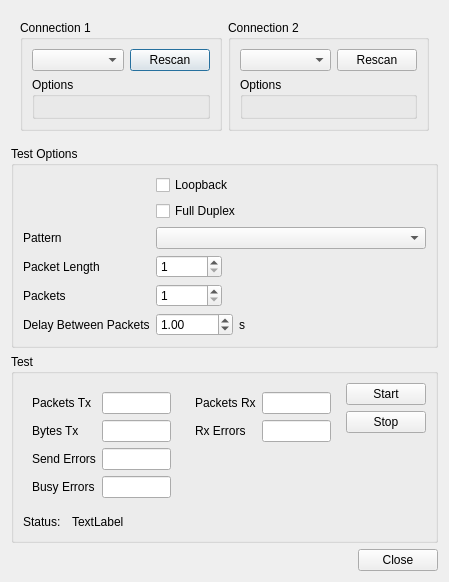
<?xml version="1.0" encoding="UTF-8"?>
<ui version="4.0">
 <class>Form_ComTest</class>
 <widget class="QDialog" name="Form_ComTest">
  <property name="geometry">
   <rect>
    <x>0</x>
    <y>0</y>
    <width>449</width>
    <height>582</height>
   </rect>
  </property>
  <property name="windowTitle">
   <string>Com Test</string>
  </property>
  <layout class="QVBoxLayout" name="verticalLayout_5">
   <item>
    <widget class="QWidget" name="widget_2" native="true">
     <layout class="QHBoxLayout" name="horizontalLayout_3">
      <item>
       <widget class="QGroupBox" name="groupBox">
        <property name="sizePolicy">
         <sizepolicy hsizetype="Expanding" vsizetype="Preferred">
          <horstretch>0</horstretch>
          <verstretch>0</verstretch>
         </sizepolicy>
        </property>
        <property name="title">
         <string>Connection 1</string>
        </property>
        <layout class="QVBoxLayout" name="verticalLayout">
         <item>
          <widget class="QWidget" name="widget" native="true">
           <layout class="QHBoxLayout" name="horizontalLayout">
            <property name="leftMargin">
             <number>0</number>
            </property>
            <property name="topMargin">
             <number>0</number>
            </property>
            <property name="rightMargin">
             <number>0</number>
            </property>
            <property name="bottomMargin">
             <number>0</number>
            </property>
            <item>
             <widget class="QComboBox" name="ConnectionList1_comboBox"/>
            </item>
            <item>
             <widget class="QPushButton" name="Rescan1_pushButton">
              <property name="sizePolicy">
               <sizepolicy hsizetype="Maximum" vsizetype="Fixed">
                <horstretch>0</horstretch>
                <verstretch>0</verstretch>
               </sizepolicy>
              </property>
              <property name="toolTip">
               <string>Scan for new connections</string>
              </property>
              <property name="text">
               <string>Rescan</string>
              </property>
             </widget>
            </item>
           </layout>
          </widget>
         </item>
         <item>
          <widget class="QGroupBox" name="groupBox_Options">
           <property name="title">
            <string>Options</string>
           </property>
           <layout class="QVBoxLayout" name="verticalLayout_2">
            <property name="spacing">
             <number>0</number>
            </property>
            <property name="leftMargin">
             <number>0</number>
            </property>
            <property name="topMargin">
             <number>0</number>
            </property>
            <property name="rightMargin">
             <number>0</number>
            </property>
            <property name="bottomMargin">
             <number>0</number>
            </property>
            <item>
             <layout class="QFormLayout" name="Options1_Layout">
              <property name="horizontalSpacing">
               <number>6</number>
              </property>
              <property name="verticalSpacing">
               <number>6</number>
              </property>
              <property name="leftMargin">
               <number>9</number>
              </property>
              <property name="topMargin">
               <number>0</number>
              </property>
              <property name="rightMargin">
               <number>9</number>
              </property>
              <property name="bottomMargin">
               <number>9</number>
              </property>
             </layout>
            </item>
            <item>
             <spacer name="verticalSpacer">
              <property name="orientation">
               <enum>Qt::Vertical</enum>
              </property>
              <property name="sizeHint" stdset="0">
               <size>
                <width>20</width>
                <height>40</height>
               </size>
              </property>
             </spacer>
            </item>
           </layout>
          </widget>
         </item>
        </layout>
       </widget>
      </item>
      <item>
       <widget class="QGroupBox" name="groupBox_2">
        <property name="sizePolicy">
         <sizepolicy hsizetype="Expanding" vsizetype="Preferred">
          <horstretch>0</horstretch>
          <verstretch>0</verstretch>
         </sizepolicy>
        </property>
        <property name="title">
         <string>Connection 2</string>
        </property>
        <layout class="QVBoxLayout" name="verticalLayout_3">
         <item>
          <widget class="QWidget" name="widget_3" native="true">
           <layout class="QHBoxLayout" name="horizontalLayout_2">
            <property name="leftMargin">
             <number>0</number>
            </property>
            <property name="topMargin">
             <number>0</number>
            </property>
            <property name="rightMargin">
             <number>0</number>
            </property>
            <property name="bottomMargin">
             <number>0</number>
            </property>
            <item>
             <widget class="QComboBox" name="ConnectionList2_comboBox"/>
            </item>
            <item>
             <widget class="QPushButton" name="Rescan2_pushButton">
              <property name="sizePolicy">
               <sizepolicy hsizetype="Maximum" vsizetype="Fixed">
                <horstretch>0</horstretch>
                <verstretch>0</verstretch>
               </sizepolicy>
              </property>
              <property name="toolTip">
               <string>Scan for new connections</string>
              </property>
              <property name="text">
               <string>Rescan</string>
              </property>
             </widget>
            </item>
           </layout>
          </widget>
         </item>
         <item>
          <widget class="QGroupBox" name="groupBox_Options_2">
           <property name="title">
            <string>Options</string>
           </property>
           <layout class="QVBoxLayout" name="verticalLayout_4">
            <property name="spacing">
             <number>0</number>
            </property>
            <property name="leftMargin">
             <number>0</number>
            </property>
            <property name="topMargin">
             <number>0</number>
            </property>
            <property name="rightMargin">
             <number>0</number>
            </property>
            <property name="bottomMargin">
             <number>0</number>
            </property>
            <item>
             <layout class="QFormLayout" name="Options2_Layout">
              <property name="horizontalSpacing">
               <number>6</number>
              </property>
              <property name="verticalSpacing">
               <number>6</number>
              </property>
              <property name="leftMargin">
               <number>9</number>
              </property>
              <property name="topMargin">
               <number>0</number>
              </property>
              <property name="rightMargin">
               <number>9</number>
              </property>
              <property name="bottomMargin">
               <number>9</number>
              </property>
             </layout>
            </item>
            <item>
             <spacer name="verticalSpacer_2">
              <property name="orientation">
               <enum>Qt::Vertical</enum>
              </property>
              <property name="sizeHint" stdset="0">
               <size>
                <width>20</width>
                <height>40</height>
               </size>
              </property>
             </spacer>
            </item>
           </layout>
          </widget>
         </item>
        </layout>
       </widget>
      </item>
     </layout>
    </widget>
   </item>
   <item>
    <widget class="QGroupBox" name="groupBox_3">
     <property name="title">
      <string>Test Options</string>
     </property>
     <layout class="QFormLayout" name="formLayout">
      <item row="0" column="1">
       <widget class="QCheckBox" name="Loopback_checkBox">
        <property name="toolTip">
         <string>Data is just send on Connection 1 and expected to be looped back on Connection 1</string>
        </property>
        <property name="text">
         <string>Loopback</string>
        </property>
       </widget>
      </item>
      <item row="1" column="1">
       <widget class="QCheckBox" name="FullDuplex_checkBox">
        <property name="toolTip">
         <string>Send out of connection 1 &amp; 2 at the same time</string>
        </property>
        <property name="text">
         <string>Full Duplex</string>
        </property>
       </widget>
      </item>
      <item row="2" column="0">
       <widget class="QLabel" name="label">
        <property name="text">
         <string>Pattern</string>
        </property>
       </widget>
      </item>
      <item row="2" column="1">
       <widget class="QComboBox" name="Pattern_comboBox">
        <property name="toolTip">
         <string>The pattern of data being sent</string>
        </property>
       </widget>
      </item>
      <item row="3" column="0">
       <widget class="QLabel" name="label_2">
        <property name="text">
         <string>Packet Length</string>
        </property>
       </widget>
      </item>
      <item row="3" column="1">
       <widget class="QSpinBox" name="PacketLength_spinBox">
        <property name="sizePolicy">
         <sizepolicy hsizetype="Preferred" vsizetype="Fixed">
          <horstretch>0</horstretch>
          <verstretch>0</verstretch>
         </sizepolicy>
        </property>
        <property name="maximumSize">
         <size>
          <width>66</width>
          <height>16777215</height>
         </size>
        </property>
        <property name="toolTip">
         <string>How many bytes are in a packet</string>
        </property>
        <property name="minimum">
         <number>1</number>
        </property>
        <property name="maximum">
         <number>65536</number>
        </property>
       </widget>
      </item>
      <item row="4" column="0">
       <widget class="QLabel" name="label_3">
        <property name="text">
         <string>Packets</string>
        </property>
       </widget>
      </item>
      <item row="4" column="1">
       <widget class="QSpinBox" name="Packets_spinBox">
        <property name="maximumSize">
         <size>
          <width>66</width>
          <height>16777215</height>
         </size>
        </property>
        <property name="toolTip">
         <string>The number of packets of data we are going to send</string>
        </property>
        <property name="minimum">
         <number>1</number>
        </property>
        <property name="maximum">
         <number>65536</number>
        </property>
       </widget>
      </item>
      <item row="5" column="0">
       <widget class="QLabel" name="label_5">
        <property name="text">
         <string>Delay Between Packets</string>
        </property>
       </widget>
      </item>
      <item row="5" column="1">
       <widget class="QWidget" name="widget_4" native="true">
        <layout class="QHBoxLayout" name="horizontalLayout_4">
         <property name="leftMargin">
          <number>0</number>
         </property>
         <property name="topMargin">
          <number>0</number>
         </property>
         <property name="rightMargin">
          <number>0</number>
         </property>
         <property name="bottomMargin">
          <number>0</number>
         </property>
         <item>
          <widget class="QDoubleSpinBox" name="Delay_doubleSpinBox">
           <property name="maximumSize">
            <size>
             <width>100</width>
             <height>16777215</height>
            </size>
           </property>
           <property name="toolTip">
            <string>The number of seconds to wait between packets</string>
           </property>
           <property name="maximum">
            <double>86400.990000000005239</double>
           </property>
           <property name="singleStep">
            <double>0.100000000000000</double>
           </property>
           <property name="value">
            <double>1.000000000000000</double>
           </property>
          </widget>
         </item>
         <item>
          <widget class="QLabel" name="label_8">
           <property name="sizePolicy">
            <sizepolicy hsizetype="Maximum" vsizetype="Preferred">
             <horstretch>0</horstretch>
             <verstretch>0</verstretch>
            </sizepolicy>
           </property>
           <property name="text">
            <string>s</string>
           </property>
           <property name="alignment">
            <set>Qt::AlignRight|Qt::AlignTrailing|Qt::AlignVCenter</set>
           </property>
          </widget>
         </item>
         <item>
          <spacer name="horizontalSpacer">
           <property name="orientation">
            <enum>Qt::Horizontal</enum>
           </property>
           <property name="sizeHint" stdset="0">
            <size>
             <width>40</width>
             <height>20</height>
            </size>
           </property>
          </spacer>
         </item>
        </layout>
       </widget>
      </item>
     </layout>
    </widget>
   </item>
   <item>
    <widget class="QGroupBox" name="groupBox_5">
     <property name="title">
      <string>Test</string>
     </property>
     <layout class="QVBoxLayout" name="verticalLayout_7">
      <item>
       <widget class="QWidget" name="widget_10" native="true">
        <layout class="QHBoxLayout" name="horizontalLayout_5">
         <property name="leftMargin">
          <number>0</number>
         </property>
         <property name="topMargin">
          <number>0</number>
         </property>
         <property name="rightMargin">
          <number>0</number>
         </property>
         <property name="bottomMargin">
          <number>0</number>
         </property>
         <item>
          <widget class="QWidget" name="widget_5" native="true">
           <layout class="QHBoxLayout" name="horizontalLayout_6">
            <property name="leftMargin">
             <number>0</number>
            </property>
            <property name="topMargin">
             <number>0</number>
            </property>
            <property name="rightMargin">
             <number>0</number>
            </property>
            <property name="bottomMargin">
             <number>0</number>
            </property>
            <item>
             <widget class="QWidget" name="widget_7" native="true">
              <layout class="QFormLayout" name="formLayout_2">
               <item row="0" column="0">
                <widget class="QLabel" name="label_4">
                 <property name="text">
                  <string>Packets Tx</string>
                 </property>
                </widget>
               </item>
               <item row="0" column="1">
                <widget class="QLineEdit" name="StatPacketsSent_lineEdit">
                 <property name="maximumSize">
                  <size>
                   <width>100</width>
                   <height>16777215</height>
                  </size>
                 </property>
                 <property name="toolTip">
                  <string>The number of packets that where sent in this test</string>
                 </property>
                 <property name="readOnly">
                  <bool>true</bool>
                 </property>
                </widget>
               </item>
               <item row="1" column="1">
                <widget class="QLineEdit" name="StatBytesSend_lineEdit">
                 <property name="maximumSize">
                  <size>
                   <width>100</width>
                   <height>16777215</height>
                  </size>
                 </property>
                 <property name="toolTip">
                  <string>The number of bytes tx</string>
                 </property>
                 <property name="readOnly">
                  <bool>true</bool>
                 </property>
                </widget>
               </item>
               <item row="1" column="0">
                <widget class="QLabel" name="label_7">
                 <property name="text">
                  <string>Bytes Tx</string>
                 </property>
                </widget>
               </item>
               <item row="2" column="0">
                <widget class="QLabel" name="label_11">
                 <property name="text">
                  <string>Send Errors</string>
                 </property>
                </widget>
               </item>
               <item row="2" column="1">
                <widget class="QLineEdit" name="StatSendErrors_lineEdit">
                 <property name="maximumSize">
                  <size>
                   <width>100</width>
                   <height>16777215</height>
                  </size>
                 </property>
                 <property name="toolTip">
                  <string>Number of errors when trying to send a packet</string>
                 </property>
                 <property name="readOnly">
                  <bool>true</bool>
                 </property>
                </widget>
               </item>
               <item row="3" column="1">
                <widget class="QLineEdit" name="StatSendBusyErrors_lineEdit">
                 <property name="maximumSize">
                  <size>
                   <width>100</width>
                   <height>16777215</height>
                  </size>
                 </property>
                 <property name="toolTip">
                  <string>The number of times the send failed with a busy error.  Packet is retried again.</string>
                 </property>
                 <property name="readOnly">
                  <bool>true</bool>
                 </property>
                </widget>
               </item>
               <item row="3" column="0">
                <widget class="QLabel" name="label_12">
                 <property name="text">
                  <string>Busy Errors</string>
                 </property>
                </widget>
               </item>
              </layout>
             </widget>
            </item>
            <item>
             <widget class="QWidget" name="widget_8" native="true">
              <layout class="QFormLayout" name="formLayout_3">
               <item row="0" column="0">
                <widget class="QLabel" name="label_9">
                 <property name="text">
                  <string>Packets Rx</string>
                 </property>
                </widget>
               </item>
               <item row="0" column="1">
                <widget class="QLineEdit" name="StatPacketsRx_lineEdit">
                 <property name="maximumSize">
                  <size>
                   <width>100</width>
                   <height>16777215</height>
                  </size>
                 </property>
                 <property name="toolTip">
                  <string>Number of successful packets we got</string>
                 </property>
                 <property name="readOnly">
                  <bool>true</bool>
                 </property>
                </widget>
               </item>
               <item row="1" column="0">
                <widget class="QLabel" name="label_6">
                 <property name="text">
                  <string>Rx Errors</string>
                 </property>
                </widget>
               </item>
               <item row="1" column="1">
                <widget class="QLineEdit" name="StatRxErrors_lineEdit">
                 <property name="maximumSize">
                  <size>
                   <width>100</width>
                   <height>16777215</height>
                  </size>
                 </property>
                 <property name="toolTip">
                  <string>The number of errors we detected when reading incoming packets</string>
                 </property>
                 <property name="readOnly">
                  <bool>true</bool>
                 </property>
                </widget>
               </item>
              </layout>
             </widget>
            </item>
           </layout>
          </widget>
         </item>
         <item>
          <widget class="QWidget" name="widget_6" native="true">
           <layout class="QVBoxLayout" name="verticalLayout_6">
            <property name="leftMargin">
             <number>0</number>
            </property>
            <property name="topMargin">
             <number>0</number>
            </property>
            <property name="rightMargin">
             <number>0</number>
            </property>
            <property name="bottomMargin">
             <number>0</number>
            </property>
            <item>
             <widget class="QPushButton" name="Start_pushButton">
              <property name="text">
               <string>Start</string>
              </property>
             </widget>
            </item>
            <item>
             <widget class="QPushButton" name="Stop_pushButton">
              <property name="text">
               <string>Stop</string>
              </property>
             </widget>
            </item>
            <item>
             <spacer name="verticalSpacer_3">
              <property name="orientation">
               <enum>Qt::Vertical</enum>
              </property>
              <property name="sizeHint" stdset="0">
               <size>
                <width>20</width>
                <height>40</height>
               </size>
              </property>
             </spacer>
            </item>
           </layout>
          </widget>
         </item>
        </layout>
       </widget>
      </item>
      <item>
       <widget class="QWidget" name="widget_9" native="true">
        <layout class="QHBoxLayout" name="horizontalLayout_7">
         <property name="leftMargin">
          <number>0</number>
         </property>
         <property name="topMargin">
          <number>0</number>
         </property>
         <property name="rightMargin">
          <number>0</number>
         </property>
         <property name="bottomMargin">
          <number>0</number>
         </property>
         <item>
          <widget class="QLabel" name="label_14">
           <property name="sizePolicy">
            <sizepolicy hsizetype="Maximum" vsizetype="Preferred">
             <horstretch>0</horstretch>
             <verstretch>0</verstretch>
            </sizepolicy>
           </property>
           <property name="text">
            <string>Status:</string>
           </property>
          </widget>
         </item>
         <item>
          <widget class="QLabel" name="Status_label">
           <property name="autoFillBackground">
            <bool>false</bool>
           </property>
           <property name="styleSheet">
            <string notr="true">padding:2px</string>
           </property>
           <property name="text">
            <string>TextLabel</string>
           </property>
          </widget>
         </item>
        </layout>
       </widget>
      </item>
     </layout>
    </widget>
   </item>
   <item>
    <widget class="QDialogButtonBox" name="buttonBox">
     <property name="orientation">
      <enum>Qt::Horizontal</enum>
     </property>
     <property name="standardButtons">
      <set>QDialogButtonBox::Close</set>
     </property>
    </widget>
   </item>
  </layout>
 </widget>
 <resources/>
 <connections>
  <connection>
   <sender>buttonBox</sender>
   <signal>accepted()</signal>
   <receiver>Form_ComTest</receiver>
   <slot>accept()</slot>
   <hints>
    <hint type="sourcelabel">
     <x>248</x>
     <y>254</y>
    </hint>
    <hint type="destinationlabel">
     <x>157</x>
     <y>274</y>
    </hint>
   </hints>
  </connection>
  <connection>
   <sender>buttonBox</sender>
   <signal>rejected()</signal>
   <receiver>Form_ComTest</receiver>
   <slot>reject()</slot>
   <hints>
    <hint type="sourcelabel">
     <x>316</x>
     <y>260</y>
    </hint>
    <hint type="destinationlabel">
     <x>286</x>
     <y>274</y>
    </hint>
   </hints>
  </connection>
 </connections>
</ui>
